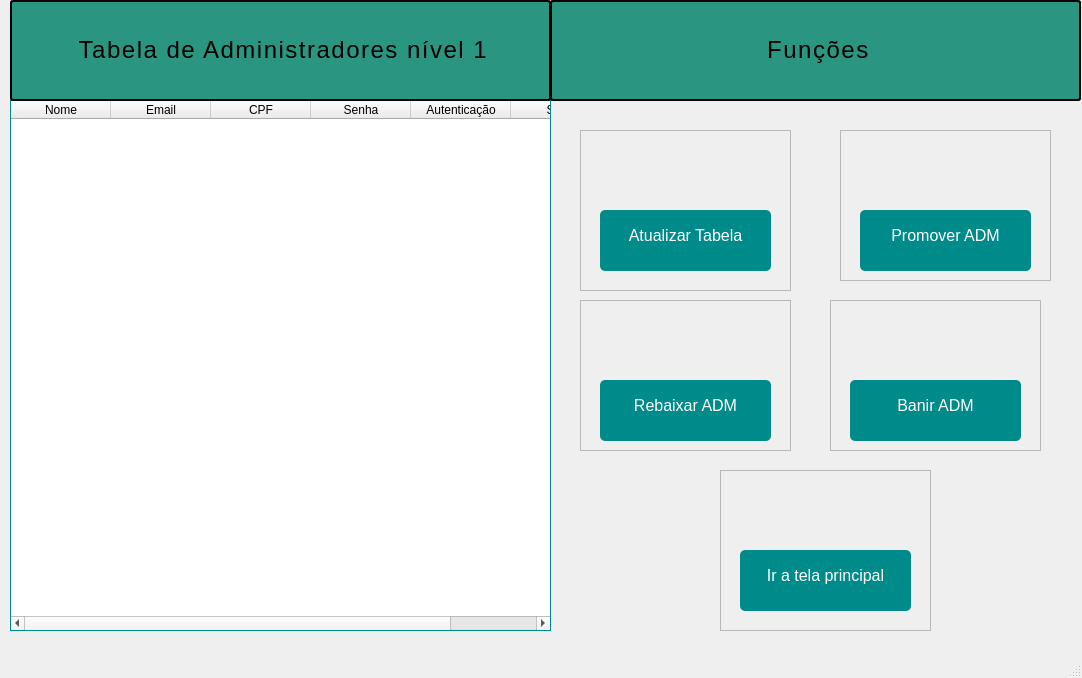
<?xml version="1.0" encoding="UTF-8"?>
<ui version="4.0">
 <class>MainWindow</class>
 <widget class="QMainWindow" name="MainWindow">
  <property name="geometry">
   <rect>
    <x>0</x>
    <y>0</y>
    <width>1082</width>
    <height>678</height>
   </rect>
  </property>
  <property name="windowTitle">
   <string>MainWindow</string>
  </property>
  <widget class="QWidget" name="centralwidget">
   <widget class="QTableWidget" name="tableWidget">
    <property name="geometry">
     <rect>
      <x>10</x>
      <y>100</y>
      <width>541</width>
      <height>531</height>
     </rect>
    </property>
    <property name="styleSheet">
     <string notr="true">QTableWidget {
background-color: white;
border: 1px solid #008b8b;
gridline-color: #DADADA;
selection-background-color: #3399FF;
selection-color: white;
}

QHeaderView: :section {
background-color: #EEEEE;
padding: 4px;
font-weight: bold;
border: 1px solid #DADADA;
}</string>
    </property>
    <column>
     <property name="text">
      <string>Nome</string>
     </property>
    </column>
    <column>
     <property name="text">
      <string>Email</string>
     </property>
    </column>
    <column>
     <property name="text">
      <string>CPF</string>
     </property>
    </column>
    <column>
     <property name="text">
      <string>Senha</string>
     </property>
    </column>
    <column>
     <property name="text">
      <string>Autenticação</string>
     </property>
    </column>
    <column>
     <property name="text">
      <string>Setor</string>
     </property>
    </column>
   </widget>
   <widget class="QFrame" name="frame">
    <property name="geometry">
     <rect>
      <x>580</x>
      <y>130</y>
      <width>211</width>
      <height>161</height>
     </rect>
    </property>
    <property name="frameShape">
     <enum>QFrame::StyledPanel</enum>
    </property>
    <property name="frameShadow">
     <enum>QFrame::Raised</enum>
    </property>
    <widget class="QPushButton" name="pushButton_2">
     <property name="geometry">
      <rect>
       <x>20</x>
       <y>80</y>
       <width>171</width>
       <height>61</height>
      </rect>
     </property>
     <property name="styleSheet">
      <string notr="true">QPushButton {
background-color: #008b8b;
color: white;
border: none;
border-radius: 5px;
padding: 10 px 20px;
font-size: 16px;
}

QPushButton:hover {
 background-color: #008b8b;
}

QPushButton:pressed {
background-color: #3e8e41;
}</string>
     </property>
     <property name="text">
      <string>Atualizar Tabela</string>
     </property>
    </widget>
    <widget class="QLabel" name="lbl_icone1">
     <property name="geometry">
      <rect>
       <x>40</x>
       <y>0</y>
       <width>131</width>
       <height>71</height>
      </rect>
     </property>
     <property name="text">
      <string/>
     </property>
     <property name="pixmap">
      <pixmap resource="icones para adm/icons.qrc">:/icons adm/Icone (7).png</pixmap>
     </property>
     <property name="scaledContents">
      <bool>true</bool>
     </property>
    </widget>
   </widget>
   <widget class="QFrame" name="frame_2">
    <property name="geometry">
     <rect>
      <x>840</x>
      <y>130</y>
      <width>211</width>
      <height>151</height>
     </rect>
    </property>
    <property name="frameShape">
     <enum>QFrame::StyledPanel</enum>
    </property>
    <property name="frameShadow">
     <enum>QFrame::Raised</enum>
    </property>
    <widget class="QPushButton" name="pushButton">
     <property name="geometry">
      <rect>
       <x>20</x>
       <y>80</y>
       <width>171</width>
       <height>61</height>
      </rect>
     </property>
     <property name="styleSheet">
      <string notr="true">QPushButton {
background-color: #008b8b;
color: white;
border: none;
border-radius: 5px;
padding: 10 px 20px;
font-size: 16px;
}

QPushButton:hover {
 background-color: #008b8b;
}

QPushButton:pressed {
background-color: #3e8e41;
}</string>
     </property>
     <property name="text">
      <string>Promover ADM</string>
     </property>
    </widget>
    <widget class="QLabel" name="lbl_icone2">
     <property name="geometry">
      <rect>
       <x>60</x>
       <y>10</y>
       <width>91</width>
       <height>61</height>
      </rect>
     </property>
     <property name="text">
      <string/>
     </property>
     <property name="pixmap">
      <pixmap resource="icones para adm/icons.qrc">:/icons adm/Icone (5).png</pixmap>
     </property>
     <property name="scaledContents">
      <bool>true</bool>
     </property>
    </widget>
   </widget>
   <widget class="QFrame" name="frame_3">
    <property name="geometry">
     <rect>
      <x>830</x>
      <y>300</y>
      <width>211</width>
      <height>151</height>
     </rect>
    </property>
    <property name="frameShape">
     <enum>QFrame::StyledPanel</enum>
    </property>
    <property name="frameShadow">
     <enum>QFrame::Raised</enum>
    </property>
    <widget class="QPushButton" name="pushButton_3">
     <property name="geometry">
      <rect>
       <x>20</x>
       <y>80</y>
       <width>171</width>
       <height>61</height>
      </rect>
     </property>
     <property name="styleSheet">
      <string notr="true">QPushButton {
background-color: #008b8b;
color: white;
border: none;
border-radius: 5px;
padding: 10 px 20px;
font-size: 16px;
}

QPushButton:hover {
 background-color: #008b8b;
}

QPushButton:pressed {
background-color: #3e8e41;
}</string>
     </property>
     <property name="text">
      <string>Banir ADM</string>
     </property>
    </widget>
    <widget class="QLabel" name="lbl_icone4">
     <property name="geometry">
      <rect>
       <x>80</x>
       <y>10</y>
       <width>61</width>
       <height>61</height>
      </rect>
     </property>
     <property name="text">
      <string/>
     </property>
     <property name="pixmap">
      <pixmap resource="icones para adm/icons.qrc">:/icons adm/Icone (2).png</pixmap>
     </property>
     <property name="scaledContents">
      <bool>true</bool>
     </property>
    </widget>
   </widget>
   <widget class="QFrame" name="frame_4">
    <property name="geometry">
     <rect>
      <x>580</x>
      <y>300</y>
      <width>211</width>
      <height>151</height>
     </rect>
    </property>
    <property name="frameShape">
     <enum>QFrame::StyledPanel</enum>
    </property>
    <property name="frameShadow">
     <enum>QFrame::Raised</enum>
    </property>
    <widget class="QPushButton" name="pushButton_5">
     <property name="geometry">
      <rect>
       <x>20</x>
       <y>80</y>
       <width>171</width>
       <height>61</height>
      </rect>
     </property>
     <property name="styleSheet">
      <string notr="true">QPushButton {
background-color: #008b8b;
color: white;
border: none;
border-radius: 5px;
padding: 10 px 20px;
font-size: 16px;
}

QPushButton:hover {
 background-color: #008b8b;
}

QPushButton:pressed {
background-color: #3e8e41;
}</string>
     </property>
     <property name="text">
      <string>Rebaixar ADM</string>
     </property>
    </widget>
    <widget class="QLabel" name="lbl_icone3">
     <property name="geometry">
      <rect>
       <x>70</x>
       <y>10</y>
       <width>61</width>
       <height>61</height>
      </rect>
     </property>
     <property name="text">
      <string/>
     </property>
     <property name="pixmap">
      <pixmap resource="icones para adm/icons.qrc">:/icons adm/Icone (6).png</pixmap>
     </property>
     <property name="scaledContents">
      <bool>true</bool>
     </property>
    </widget>
   </widget>
   <widget class="QLabel" name="label_6">
    <property name="geometry">
     <rect>
      <x>10</x>
      <y>0</y>
      <width>541</width>
      <height>101</height>
     </rect>
    </property>
    <property name="styleSheet">
     <string notr="true">QLabel {
font-size: 24px;
font-wight: bold;
color: #33333;
padding: 10px;
border-bottom: 2px solid #008b8b;
text-allign: center;
letter-spacing: 1.5px;
background-color: #2a9580;
border: 2px solid;
border-radius: 3px;
}</string>
    </property>
    <property name="text">
     <string>&lt;html&gt;&lt;head/&gt;&lt;body&gt;&lt;p align=&quot;center&quot;&gt;&lt;span style=&quot; font-size:18pt;&quot;&gt;Tabela de Administradores nível 1&lt;/span&gt;&lt;/p&gt;&lt;/body&gt;&lt;/html&gt;</string>
    </property>
   </widget>
   <widget class="QFrame" name="frame_5">
    <property name="geometry">
     <rect>
      <x>720</x>
      <y>470</y>
      <width>211</width>
      <height>161</height>
     </rect>
    </property>
    <property name="frameShape">
     <enum>QFrame::StyledPanel</enum>
    </property>
    <property name="frameShadow">
     <enum>QFrame::Raised</enum>
    </property>
    <widget class="QPushButton" name="pushButton_4">
     <property name="geometry">
      <rect>
       <x>20</x>
       <y>80</y>
       <width>171</width>
       <height>61</height>
      </rect>
     </property>
     <property name="styleSheet">
      <string notr="true">QPushButton {
background-color: #008b8b;
color: white;
border: none;
border-radius: 5px;
padding: 10 px 20px;
font-size: 16px;
}

QPushButton:hover {
 background-color: #008b8b;
}

QPushButton:pressed {
background-color: #3e8e41;
}</string>
     </property>
     <property name="text">
      <string>Ir a tela principal</string>
     </property>
    </widget>
    <widget class="QLabel" name="lbl_icone5">
     <property name="geometry">
      <rect>
       <x>60</x>
       <y>0</y>
       <width>91</width>
       <height>81</height>
      </rect>
     </property>
     <property name="text">
      <string/>
     </property>
     <property name="pixmap">
      <pixmap resource="icones para adm/icons.qrc">:/icons adm/Icone (4).png</pixmap>
     </property>
     <property name="scaledContents">
      <bool>true</bool>
     </property>
    </widget>
   </widget>
   <widget class="QLabel" name="label_10">
    <property name="geometry">
     <rect>
      <x>550</x>
      <y>0</y>
      <width>531</width>
      <height>101</height>
     </rect>
    </property>
    <property name="styleSheet">
     <string notr="true">QLabel {
font-size: 24px;
font-wight: bold;
color: #33333;
padding: 10px;
border-bottom: 2px solid #008b8b;
text-allign: center;
letter-spacing: 1.5px;
background-color: #2a9580;
border: 2px solid;
border-radius: 3px;
}</string>
    </property>
    <property name="text">
     <string>&lt;html&gt;&lt;head/&gt;&lt;body&gt;&lt;p align=&quot;center&quot;&gt;&lt;span style=&quot; font-size:18pt;&quot;&gt;Funções&lt;/span&gt;&lt;/p&gt;&lt;/body&gt;&lt;/html&gt;</string>
    </property>
   </widget>
  </widget>
  <widget class="QMenuBar" name="menubar">
   <property name="geometry">
    <rect>
     <x>0</x>
     <y>0</y>
     <width>1082</width>
     <height>21</height>
    </rect>
   </property>
  </widget>
  <widget class="QStatusBar" name="statusbar"/>
 </widget>
 <resources>
  <include location="icones para adm/icons.qrc"/>
 </resources>
 <connections/>
</ui>
